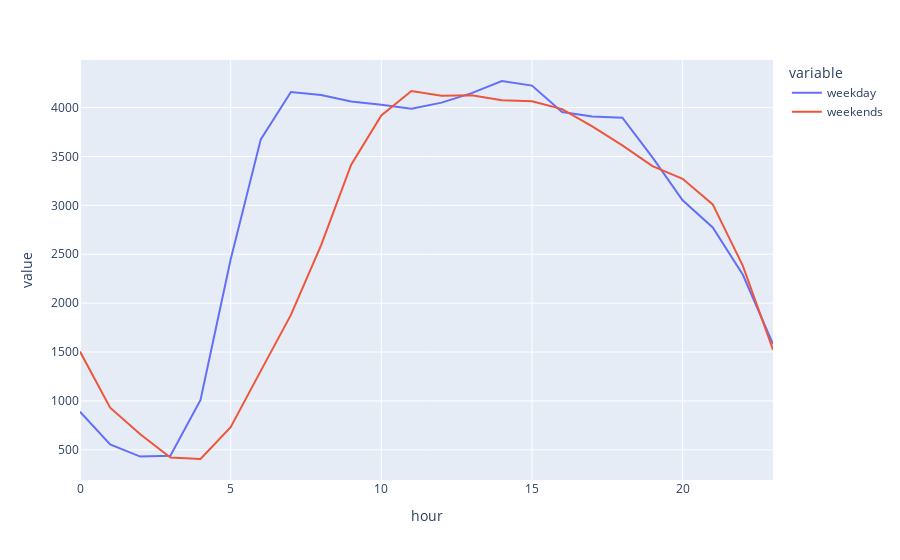

This figure's notebook cell:
### Code cell
fig = px.line(route_74_pivot, x='hour', y=route_74_pivot.columns, range_x=(0, 23))
fig.show()

### Figure 1 — Plotly figure (JSON) as saved in the notebook; plotly's stock layout.template omitted (floating-point values rounded to 4 significant figures)
{"data": [{"hovertemplate": "variable=weekday<br>hour=%{x}<br>value=%{y}<extra></extra>", "legendgroup": "weekday", "line": {"color": "#636efa", "dash": "solid"}, "marker": {"symbol": "circle"}, "mode": "lines", "name": "weekday", "orientation": "v", "showlegend": true, "type": "scatter", "x": [0, 1, 2, 3, 4, 5, 6, 7, 8, 9, 10, 11, 12, 13, 14, 15, 16, 17, 18, 19, 20, 21, 22, 23], "xaxis": "x", "y": [890, 555, 431, 439, 1010, 2446, 3675, 4160, 4128, 4062, 4029, 3988, 4051, 4148, 4272, 4225, 3955, 3908, 3897, 3491, 3052, 2774, 2290, 1581], "yaxis": "y"}, {"hovertemplate": "variable=weekends<br>hour=%{x}<br>value=%{y}<extra></extra>", "legendgroup": "weekends", "line": {"color": "#EF553B", "dash": "solid"}, "marker": {"symbol": "circle"}, "mode": "lines", "name": "weekends", "orientation": "v", "showlegend": true, "type": "scatter", "x": [0, 1, 2, 3, 4, 5, 6, 7, 8, 9, 10, 11, 12, 13, 14, 15, 16, 17, 18, 19, 20, 21, 22, 23], "xaxis": "x", "y": [1505, 931, 660, 421, 406, 731, 1307, 1880, 2591, 3416, 3920, 4169, 4122, 4126, 4076, 4065, 3985, 3808, 3614, 3401, 3272, 3010, 2381, 1523], "yaxis": "y"}], "layout": {"legend": {"title": {"text": "variable"}, "tracegroupgap": 0}, "margin": {"t": 60}, "xaxis": {"anchor": "y", "domain": [0, 1], "range": [0, 23], "title": {"text": "hour"}}, "yaxis": {"anchor": "x", "domain": [0, 1], "title": {"text": "value"}}}}
